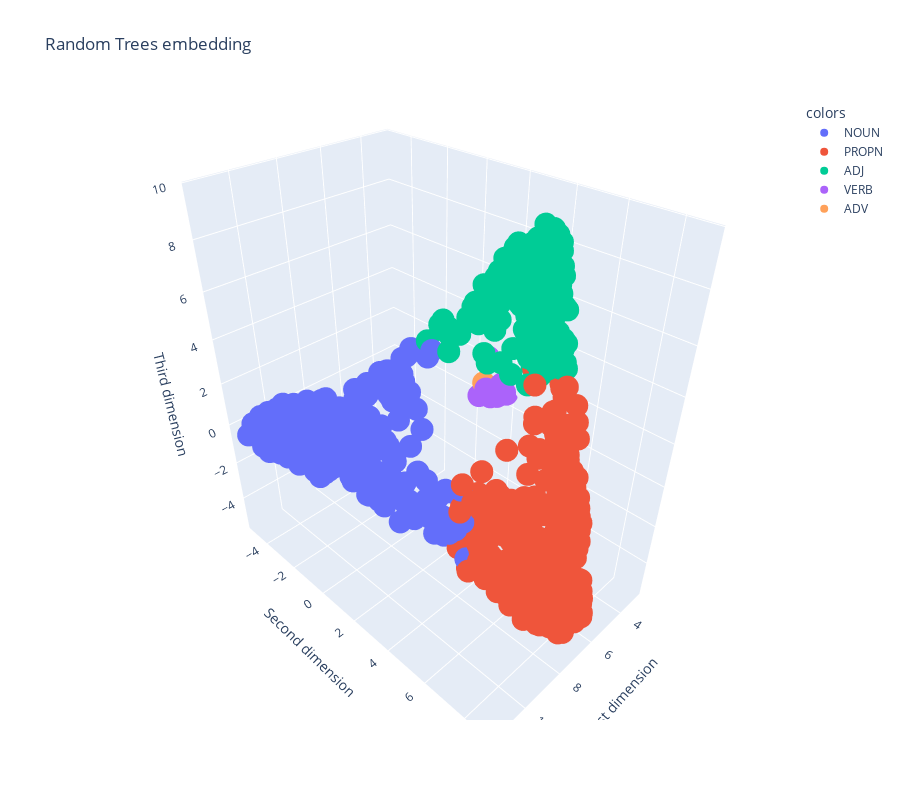

Notebook code for this chart:
### Code cell
fig = px.scatter_3d(df_5, x="First dimension", y="Second dimension", z="Third dimension", color="colors", hover_name="word", height=800, size_max=2, title="Random Trees embedding")
fig.show()

### Figure 1 — Plotly figure (JSON) as saved in the notebook; plotly's stock layout.template omitted (floating-point values rounded to 4 significant figures; data arrays with more than 128 entries replaced by an {"elided": "..."} marker saying what was removed)
{"data": [{"hovertemplate": "<b>%{hovertext}</b><br><br>colors=NOUN<br>First dimension=%{x}<br>Second dimension=%{y}<br>Third dimension=%{z}<extra></extra>", "hovertext": {"elided": "1044 str values"}, "legendgroup": "NOUN", "marker": {"color": "#636efa", "symbol": "circle"}, "mode": "markers", "name": "NOUN", "scene": "scene", "showlegend": true, "type": "scatter3d", "x": {"elided": "1044 float values"}, "y": {"elided": "1044 float values"}, "z": {"elided": "1044 float values"}}, {"hovertemplate": "<b>%{hovertext}</b><br><br>colors=PROPN<br>First dimension=%{x}<br>Second dimension=%{y}<br>Third dimension=%{z}<extra></extra>", "hovertext": {"elided": "559 str values"}, "legendgroup": "PROPN", "marker": {"color": "#EF553B", "symbol": "circle"}, "mode": "markers", "name": "PROPN", "scene": "scene", "showlegend": true, "type": "scatter3d", "x": {"elided": "559 float values"}, "y": {"elided": "559 float values"}, "z": {"elided": "559 float values"}}, {"hovertemplate": "<b>%{hovertext}</b><br><br>colors=ADJ<br>First dimension=%{x}<br>Second dimension=%{y}<br>Third dimension=%{z}<extra></extra>", "hovertext": {"elided": "353 str values"}, "legendgroup": "ADJ", "marker": {"color": "#00cc96", "symbol": "circle"}, "mode": "markers", "name": "ADJ", "scene": "scene", "showlegend": true, "type": "scatter3d", "x": {"elided": "353 float values"}, "y": {"elided": "353 float values"}, "z": {"elided": "353 float values"}}, {"hovertemplate": "<b>%{hovertext}</b><br><br>colors=VERB<br>First dimension=%{x}<br>Second dimension=%{y}<br>Third dimension=%{z}<extra></extra>", "hovertext": ["attack", "attack", "attack", "attack", "attack", "liberal", "attack", "man", "jail", "arrest", "arrest", "bomb", "attack", "attack", "arrest", "bomb", "gun", "black", "attack"], "legendgroup": "VERB", "marker": {"color": "#ab63fa", "symbol": "circle"}, "mode": "markers", "name": "VERB", "scene": "scene", "showlegend": true, "type": "scatter3d", "x": [3.399, 3.205, 3.103, 2.976, 2.874, 3.657, 3.029, 4.146, 3.767, 3.399, 3.114, 3.003, 3.412, 3.085, 2.968, 3.716, 3.432, 3.486, 3.218], "y": [1.712, 1.751, 1.644, 1.668, 1.793, 1.324, 1.444, 1.801, 1.671, 2.043, 1.816, 1.654, 1.639, 1.851, 1.562, 1.011, 1.614, 1.831, 1.792], "z": [0.8038, 1.327, 0.8387, 0.8049, 0.7024, 1.108, 0.7177, 3.043, 0.9415, 1.122, 0.9977, 0.9355, 1.04, 0.9287, 1.106, 0.6611, 0.9622, 0.9265, 1.03]}, {"hovertemplate": "<b>%{hovertext}</b><br><br>colors=ADV<br>First dimension=%{x}<br>Second dimension=%{y}<br>Third dimension=%{z}<extra></extra>", "hovertext": ["straight"], "legendgroup": "ADV", "marker": {"color": "#FFA15A", "symbol": "circle"}, "mode": "markers", "name": "ADV", "scene": "scene", "showlegend": true, "type": "scatter3d", "x": [3.531], "y": [1.085], "z": [1.245]}], "layout": {"height": 800, "legend": {"title": {"text": "colors"}, "tracegroupgap": 0}, "scene": {"domain": {"x": [0, 1], "y": [0, 1]}, "xaxis": {"title": {"text": "First dimension"}}, "yaxis": {"title": {"text": "Second dimension"}}, "zaxis": {"title": {"text": "Third dimension"}}}, "title": {"text": "Random Trees embedding"}}}
